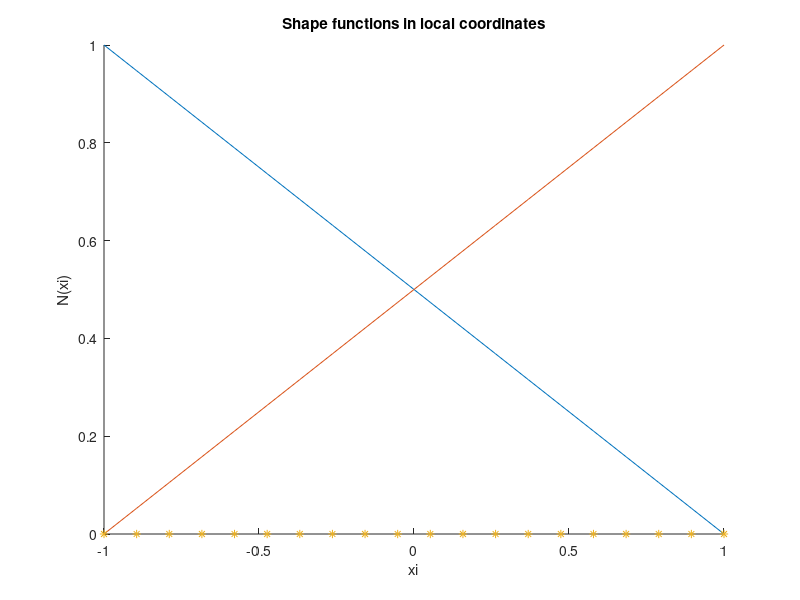
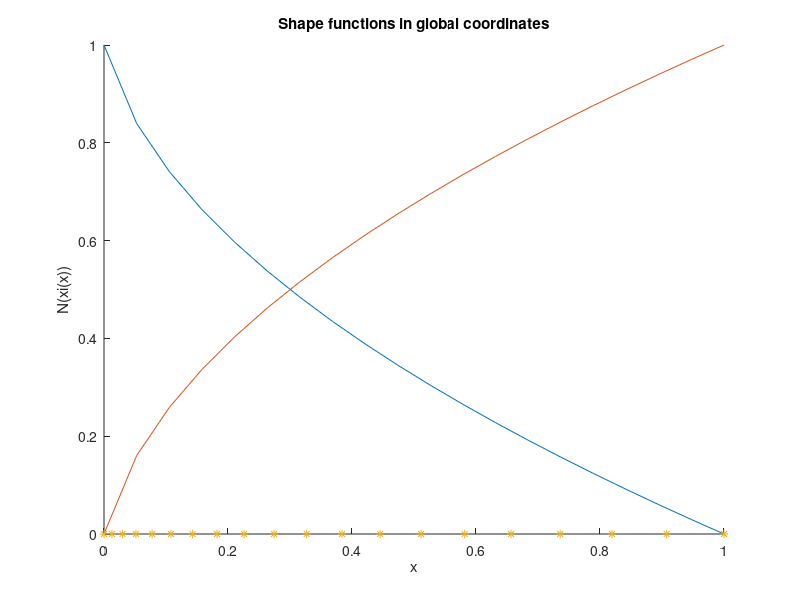

Write the MATLAB code that produced these figures, in order.

clear all;
close all;

%% setup

X1=0;
X2=1;
a=1/5;

Q = @(xi) 0.5*(1-xi)*X1 + 0.5*(1+xi)*X2 + (xi.*xi-1)*a;

% a = 1/4
%invQ = @(x)  2*x.^(1/2) - 1;

% a = 0
%invQ = @(x)  2*x - 1;

% a ~= 0
invQ = @(x) (2*(4*a*x - 2*a + 4*a.^2 + 1/4).^(1/2) - 1)/(4*a);
             

%% computation
N1 = @(xi) 0.5*(1-xi);
N2 = @(xi) 0.5*(1+xi);

xis = linspace(-1,1,20);
figure(1)
hold on;
plot(xis, N1(xis));
plot(xis, N2(xis));
plot(xis, zeros(1,20),'*');
title('Shape functions in local coordinates');
xlabel('xi')
ylabel('N(xi)')

xs = linspace(0,1,20);
figure(2)
hold on;
plot(xs, N1(invQ(xs)));
plot(xs, N2(invQ(xs)));
plot(Q(xis),zeros(1,20),'*');
title('Shape functions in global coordinates');
xlabel('x')
ylabel('N(xi(x))')


%% How to get the inverse mapping
%syms a
%syms x;
%syms xi;
%syms Q;
%Q = 0.5*(1-xi)*X1 + 0.5*(1+xi)*X2 + (xi*xi-1)*a;
%sol = solve(Q==x,xi);
